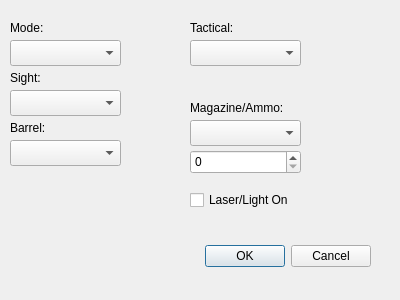
<?xml version="1.0" encoding="UTF-8"?>
<ui version="4.0">
 <class>Attachments</class>
 <widget class="QDialog" name="Attachments">
  <property name="geometry">
   <rect>
    <x>0</x>
    <y>0</y>
    <width>400</width>
    <height>300</height>
   </rect>
  </property>
  <property name="windowTitle">
   <string>Dialog</string>
  </property>
  <widget class="QDialogButtonBox" name="buttonBox">
   <property name="geometry">
    <rect>
     <x>30</x>
     <y>240</y>
     <width>341</width>
     <height>32</height>
    </rect>
   </property>
   <property name="orientation">
    <enum>Qt::Horizontal</enum>
   </property>
   <property name="standardButtons">
    <set>QDialogButtonBox::Cancel|QDialogButtonBox::Ok</set>
   </property>
  </widget>
  <widget class="QLabel" name="label">
   <property name="geometry">
    <rect>
     <x>10</x>
     <y>20</y>
     <width>62</width>
     <height>16</height>
    </rect>
   </property>
   <property name="text">
    <string>Mode: </string>
   </property>
  </widget>
  <widget class="QLabel" name="label_2">
   <property name="geometry">
    <rect>
     <x>10</x>
     <y>70</y>
     <width>62</width>
     <height>16</height>
    </rect>
   </property>
   <property name="text">
    <string>Sight: </string>
   </property>
  </widget>
  <widget class="QLabel" name="label_3">
   <property name="geometry">
    <rect>
     <x>10</x>
     <y>120</y>
     <width>62</width>
     <height>16</height>
    </rect>
   </property>
   <property name="text">
    <string>Barrel: </string>
   </property>
  </widget>
  <widget class="QLabel" name="label_4">
   <property name="geometry">
    <rect>
     <x>190</x>
     <y>20</y>
     <width>62</width>
     <height>16</height>
    </rect>
   </property>
   <property name="text">
    <string>Tactical: </string>
   </property>
  </widget>
  <widget class="QLabel" name="label_5">
   <property name="geometry">
    <rect>
     <x>190</x>
     <y>100</y>
     <width>121</width>
     <height>16</height>
    </rect>
   </property>
   <property name="text">
    <string>Magazine/Ammo: </string>
   </property>
  </widget>
  <widget class="QComboBox" name="mode">
   <property name="geometry">
    <rect>
     <x>10</x>
     <y>40</y>
     <width>111</width>
     <height>26</height>
    </rect>
   </property>
  </widget>
  <widget class="QComboBox" name="sight">
   <property name="geometry">
    <rect>
     <x>10</x>
     <y>90</y>
     <width>111</width>
     <height>26</height>
    </rect>
   </property>
  </widget>
  <widget class="QComboBox" name="barrel">
   <property name="geometry">
    <rect>
     <x>10</x>
     <y>140</y>
     <width>111</width>
     <height>26</height>
    </rect>
   </property>
  </widget>
  <widget class="QComboBox" name="tactical">
   <property name="geometry">
    <rect>
     <x>190</x>
     <y>40</y>
     <width>111</width>
     <height>26</height>
    </rect>
   </property>
  </widget>
  <widget class="QComboBox" name="magazine">
   <property name="geometry">
    <rect>
     <x>190</x>
     <y>120</y>
     <width>111</width>
     <height>26</height>
    </rect>
   </property>
  </widget>
  <widget class="QSpinBox" name="ammo">
   <property name="geometry">
    <rect>
     <x>190</x>
     <y>150</y>
     <width>111</width>
     <height>24</height>
    </rect>
   </property>
  </widget>
  <widget class="QCheckBox" name="light">
   <property name="geometry">
    <rect>
     <x>190</x>
     <y>190</y>
     <width>121</width>
     <height>20</height>
    </rect>
   </property>
   <property name="text">
    <string>Laser/Light On</string>
   </property>
  </widget>
 </widget>
 <resources/>
 <connections>
  <connection>
   <sender>buttonBox</sender>
   <signal>accepted()</signal>
   <receiver>Attachments</receiver>
   <slot>accept()</slot>
   <hints>
    <hint type="sourcelabel">
     <x>248</x>
     <y>254</y>
    </hint>
    <hint type="destinationlabel">
     <x>157</x>
     <y>274</y>
    </hint>
   </hints>
  </connection>
  <connection>
   <sender>buttonBox</sender>
   <signal>rejected()</signal>
   <receiver>Attachments</receiver>
   <slot>reject()</slot>
   <hints>
    <hint type="sourcelabel">
     <x>316</x>
     <y>260</y>
    </hint>
    <hint type="destinationlabel">
     <x>286</x>
     <y>274</y>
    </hint>
   </hints>
  </connection>
 </connections>
</ui>
